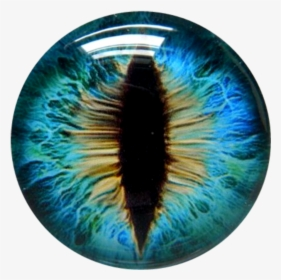
#> input picture generator/dragon_Eye.png, 281 x 280 px
$ python png_to_polar.py dragon_Eye.png dragon_Eye.png dragon_Eye.png dragon_Eye.png
#> lines starting #> are read from the running program, lines starting #| are printed output that depends on the picture
#!/usr/bin/env python3
"""Convert a straight-on circular eye PNG into the Uncanny Eyes polar (angle x radius) iris texture.

The renderer's lookup is:
  angle = (irisMapWidth * (polar >> 7)) / 512     -> x = angle
  distance = polar & 0x7f                          -> y = distance
where in upstream `tablegen.py` angle = atan2(dy,dx) mapped from [-pi,+pi] to [0,2pi)
and y=0 corresponds to the OUTER rim (distance=127) while y=127 corresponds to the INNER edge.
To match that convention in a single displayable image we map:
  x (column) = angle around eye (0=left .. 1=right .. 0=left)
  y (row)    = radius from OUTER edge (0=top=outer .. 127=bottom=inner)
This is exactly the transpose of the source image (angle x radius) with outer at top.

Usage:
    python3 png_to_polar.py input.png output.png [table.csv]
"""

import sys
import math
import cv2
import numpy as np


def polarize(png_in, png_out, csv_out=None):
#> called with png_in = 'dragon_Eye.png', png_out = 'dragon_Eye.png', csv_out = 'dragon_Eye.png'
    src = cv2.imread(png_in, cv2.IMREAD_UNCHANGED)
#> src is the input picture: shape (280, 281, 3); mean B, G, R 148.6, 146.3, 114
    if src is None:
        raise FileNotFoundError(f"could not open {png_in}")

    if src.ndim == 3 and src.shape[2] == 4:
        bgr, alpha = src[..., :3], src[..., 3]
    else:
        bgr = src
        alpha = np.full(bgr.shape[:2], 255, dtype=np.uint8)

    h, w = bgr.shape[:2]
#> h = 280; w = 281
    if w != h:
        print(f"WARNING: input {w}x{h} is not square; cropping to square", file=sys.stderr)
    size = min(w, h)
#> size = 280
    bgr = bgr[:size, :size]
    alpha = alpha[:size, :size]

    cx = (size - 1) / 2.0
#> cx = 139.5
    cy = (size - 1) / 2.0
#> cy = 139.5
    R = size / 2.0 - 1.0
#> R = 139

    out_w = 512   # angle: 0..2pi across columns (matches upstream 512-angle scale)
    out_h = 128   # radius: 0=outer rim .. 127=inner edge (matches tablegen 0..127)

    angles = np.linspace(0, 2 * math.pi, out_w, endpoint=False)
    radii = np.linspace(1.0, 0.01, out_h)  # 1.0 = outer, 0.01 = inner
    theta_grid = (radii[:, None] - 0.5) * math.pi  # -pi/2 (top=outer) .. +pi/2 (bottom=inner)
    cos_a = np.cos(angles)[None, :]
    sin_a = np.sin(angles)[None, :]

    sx = cx + (theta_grid * np.cos(theta_grid)) * (R / math.pi) * cos_a
    sy = cy + (theta_grid * np.cos(theta_grid)) * (R / math.pi) * sin_a

    # OpenCV remap maps destination -> source coordinates (x,y).
    map1 = sx.T.astype(np.float32)
    map2 = (size - 1 - sy.T).astype(np.float32)

    bgr32 = bgr.astype(np.float32)
    alpha32 = alpha.astype(np.float32)
    out_bgr = cv2.remap(bgr32, map1, map2, cv2.INTER_LINEAR, borderMode=cv2.BORDER_CONSTANT, borderValue=(0, 0, 0))
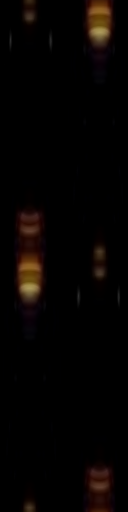
#> out_bgr: shape (512, 128, 3) float32; mean B, G, R 2, 3.3, 6.1
    out_alpha = cv2.remap(alpha32, map1, map2, cv2.INTER_LINEAR, borderMode=cv2.BORDER_CONSTANT, borderValue=0)
#> alpha32: shape (280, 280) float32; every value is 255
    out_bgr8 = np.clip(out_bgr, 0, 255).astype(np.uint8)
    out_alpha8 = np.clip(out_alpha, 0, 255).astype(np.uint8)
#> out_alpha: shape (512, 128) float32; every value is 255

    # Mask away everything outside the original circular eye: only keep pixels whose source was inside the alpha mask.
    # Compute source alpha at each output pixel from a coarse remap as a validity mask.
#> (the run stopped early here; a loop or call above may not have finished)
